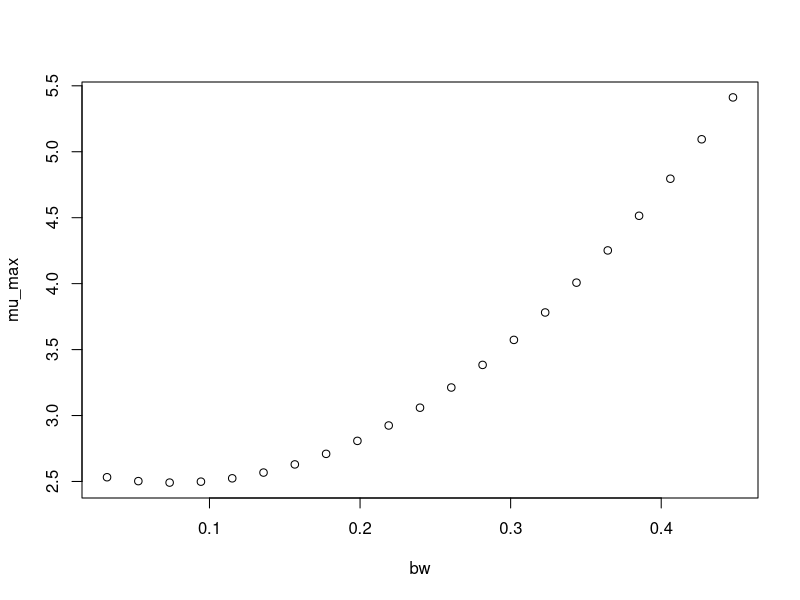

Here is the R script that generated this plot:
#############################
# start of Parameter script
#############################
bw <- seq(0.031968031968032,0.4476472,length.out=21)
#############################
# end of Parameter script
#############################
############################# 
# start of Model script Gropin ID 1348 
#############################
 
# constant coefficients for this model
 
variables <- data.frame(bw)
argumentsPar <- expand.grid(variables)
 
# heart of the model
response_surface <- function(bw) {
   mumax <-(2.613-3.206*bw+21.13*bw^2)

return(mumax=mumax)
} 

# output parameters
mumax <- cbind(argumentsPar,response_surface(argumentsPar['bw']))
colnames(mumax) <- c(colnames(argumentsPar),'mumax')
#############################
# End of Model script
#############################
############################# 
# start of Visualisation script Gropin ID 1348 
#############################
plot(bw,mumax$mumax,
                          xlab='bw',
                          ylab='mu_max')
#############################
# End of Visualisation script
#############################
